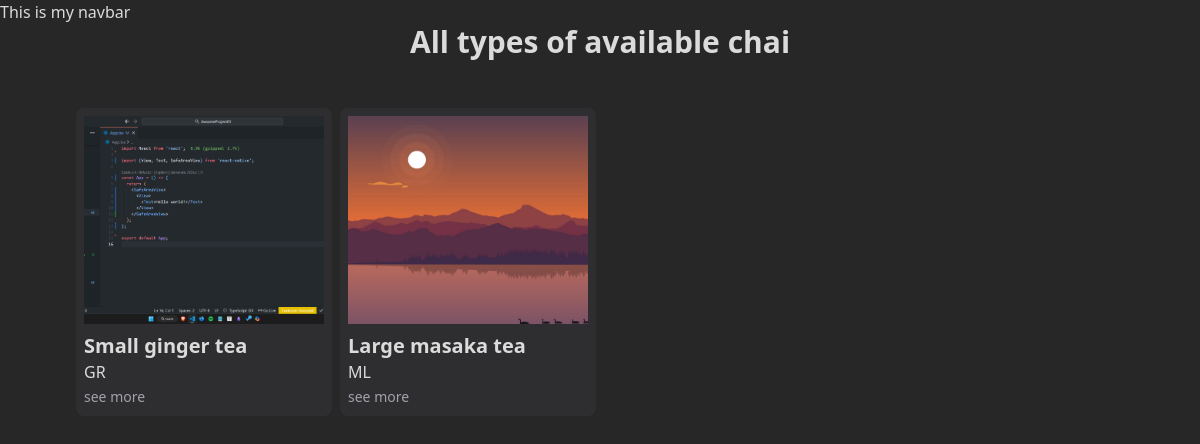
The app's page /chai/, older data.
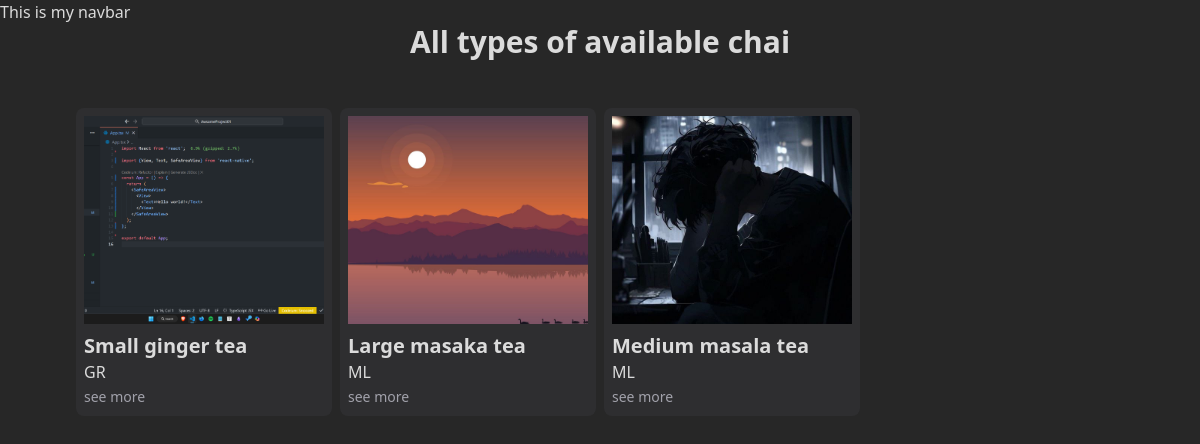
The same page, newer data.
### chai/models.py (models this page shows, shortened)
class ChaiVarity(models.Model):
  CHAI_TYPE_CHOICES = [
    ("ML", 'MASALA'),
    ('GR', 'GINGER'),
    ('KW', 'KIWI'),
    ('PL', 'PLAIN'),
    ('EL', 'ELACHI')
  ]
  name = models.CharField(max_length=100)
  image = models.ImageField(upload_to='chais/')
  date_added = models.DateTimeField(default=timezone.now)
  type = models.CharField(max_length=2, choices=CHAI_TYPE_CHOICES, default='ML')
  description = models.TextField(default='')

### chai/views.py (the view)
# urls.py: path('', views.all_chai, name='all_chai'),
def all_chai(request):
  chais = ChaiVarity.objects.all()
  return render(request, 'chai/all_chai.html', {'chais': chais})

### chai/templates/chai/all_chai.html (shortened to what this page needs)
{% extends "layout.html" %}
{% block content %}
  <h1 class="pb-12 text-3xl font-semibold">All types of available chai</h1>
  <div class="grid grid-cols-4 mx-auto w-fit gap-2">
    {% for chai in chais %}
    <div class="p-2 rounded-lg bg-zinc-700/30 hover:bg-zinc-700/60 w-fit">
      <img class="h-52 w-60 object-cover" src="{{chai.image.url}}" alt="">
      <h3 class="font-semibold pt-2 text-xl">{{chai.name}}</h3>
      <p class="">{{chai.type}}</p>
      <a href="{% url 'chai_detail' chai.id %}" class="text-sm cursor-pointer text-zinc-400 hover:underline hover:text-zinc-300">see more</a>
    </div>
    {% endfor %}
  </div>
{% endblock %}

### templates/layout.html (shortened to what this page needs)
{% load static tailwind_tags %}
{% load static %}
<!DOCTYPE html>
<html lang="en">
  <head>
    <link rel="stylesheet" href="{% static 'style.css' %}" />
    {% tailwind_css %}
  </head>
  <body>
    <nav>This is my navbar</nav>
    {% block content %}{% endblock %}
  </body>
</html>

### static/style.css (style rules this page uses)
body { background: #272727; color: #dbdbdb; font-family: system-ui, -apple-system, BlinkMacSystemFont, 'Segoe UI', Roboto, Oxygen, Ubuntu, Cantarell, 'Open Sans', 'Helvetica Neue', sans-serif; }
h1 { text-align: center; font-size: 2em; }

Row changes from the older to the newer data that the page shows:
added ChaiVarity: image (picture), name "Medium masala tea", type "ML"
